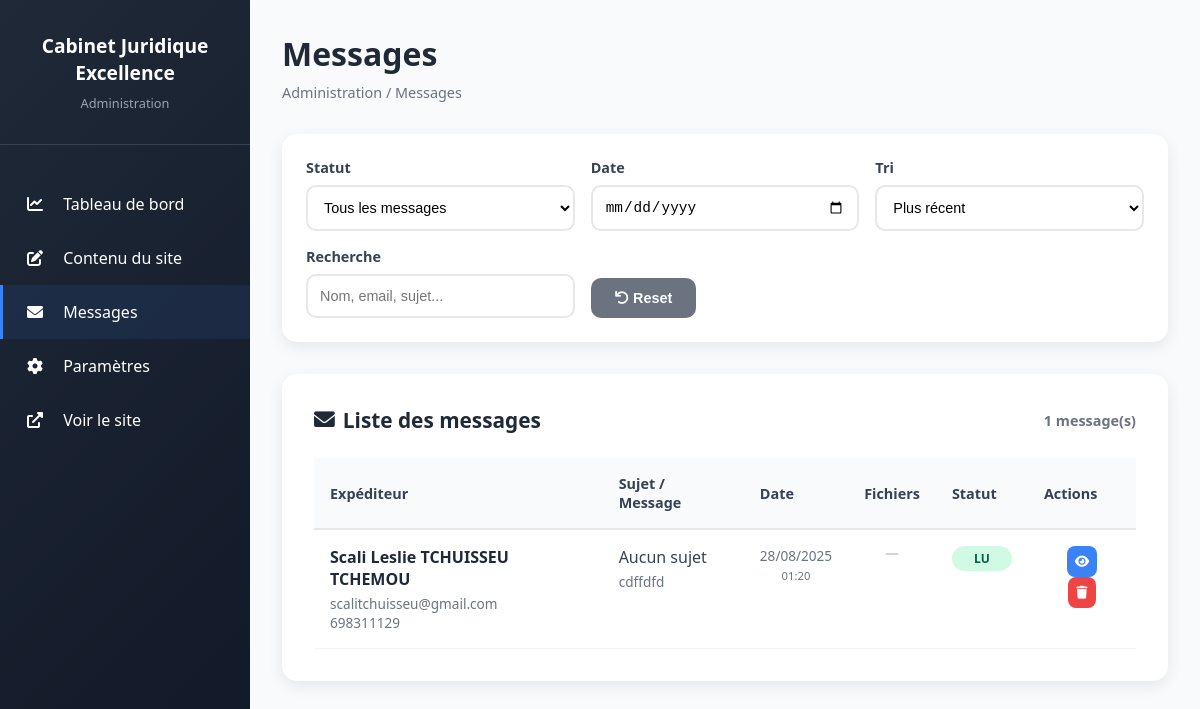
/admin/contacts (signed in), run on the app's committed database.
### tables this page shows
CREATE TABLE contacts (
                    id INTEGER PRIMARY KEY AUTOINCREMENT,
                    name VARCHAR(255) NOT NULL,
                    email VARCHAR(255) NOT NULL,
                    phone VARCHAR(50),
                    subject VARCHAR(255),
                    message TEXT NOT NULL,
                    status VARCHAR(20) DEFAULT 'new',
                    appointment_id INTEGER,
                    payment_method VARCHAR(20),
                    created_at DATETIME DEFAULT CURRENT_TIMESTAMP,
                    updated_at DATETIME DEFAULT CURRENT_TIMESTAMP,
                    FOREIGN KEY (appointment_id) REFERENCES appointments(id) ON DELETE SET NULL
                );

### controllers/AdminController.php (called while the page is built, shortened)
<?php
require_once 'includes/Database.php';
class AdminController {
    private $db;
    public function __construct() {
        $database = new Database();
        $this->db = $database->getConnection();
    }
    public function contacts() {
        try {
            $contacts = $this->db->query("
                SELECT c.*, a.status as appointment_status, s.start_time as appointment_time
                FROM contacts c
                LEFT JOIN appointments a ON c.appointment_id = a.id
                LEFT JOIN appointment_slots s ON a.slot_id = s.id
                ORDER BY c.created_at DESC
            ")->fetchAll(PDO::FETCH_ASSOC);
        } catch (PDOException $e) {
            error_log("Database error in contacts: " . $e->getMessage());
            $error = 'Erreur serveur lors du chargement des contacts.';
            include 'views/admin/error.php';
            return;
        }
        include 'views/admin/contacts.php';
    }
}
?>

### index.php (called while the page is built, shortened)
<?php
require_once INCLUDES_PATH . 'Database.php';
try {
    $database = new Database();
    $db = $database->getConnection();
    $router = new Router();
    $router->add('/', 'HomeController', 'index', 'GET');
    $router->add('/contact', 'ContactController', 'submit', 'POST');
    $router->add('/api/appointment-slots', 'ContactController', 'getAvailableSlots', 'GET');
    $router->add('/admin', 'AdminController', 'login', 'GET');
    $router->add('/admin/login', 'AdminController', 'login', 'POST');
    $router->add('/admin/dashboard', 'AdminController', 'dashboard', 'GET');
    $router->add('/admin/content', 'AdminController', 'content', 'GET');
    $router->add('/admin/content', 'AdminController', 'content', 'POST');
    $router->add('/admin/contacts', 'AdminController', 'contacts', 'GET');
    $router->add('/admin/schedule', 'AdminController', 'schedule', 'GET');
    $router->add('/admin/schedule', 'AdminController', 'schedule', 'POST');
    $router->add('/admin/settings', 'AdminController', 'settings', 'GET');
    $router->add('/admin/logout', 'AdminController', 'logout', 'GET');
    $router->add('/service/{id}', 'ServiceController', 'show', 'GET');
    $router->add('/admin/message/{id}', 'AdminController', 'messageDetail', 'GET');
    $url = $_SERVER['REQUEST_URI'];
    $url = strtok($url, '?');
    $httpMethod = $_SERVER['REQUEST_METHOD'];
    $queryParams = $_GET;
    $router->route($url, $httpMethod, $queryParams);
} catch (Exception $e) {
    error_log("Erreur d'application : " . $e->getMessage() . " à " . date('Y-m-d H:i:s'));
    http_response_code(500);
    header('Content-Type: application/json; charset=utf-8');
    echo json_encode(['success' => false, 'message' => 'Erreur serveur interne : ' . h($e->getMessage())], JSON_UNESCAPED_UNICODE);
    exit;
}
?>

### includes/Database.php (called while the page is built, shortened)
<?php
class Database {
    private $connection = null;
    public function getConnection() {
        if ($this->connection === null) {
            try {
                $this->connection = new PDO('sqlite:' . DB_NAME);
                $this->connection->setAttribute(PDO::ATTR_ERRMODE, PDO::ERRMODE_EXCEPTION);
                $this->connection->setAttribute(PDO::ATTR_DEFAULT_FETCH_MODE, PDO::FETCH_ASSOC);
                $this->connection->exec('PRAGMA foreign_keys = ON;');
                $this->connection->exec('PRAGMA journal_mode = WAL;');
                $this->connection->exec('PRAGMA synchronous = NORMAL;');
                $this->connection->exec('PRAGMA cache_size = 10000;');
                $this->connection->exec('PRAGMA temp_store = MEMORY;');
                $this->initializeTables();
            } catch (Exception $e) {
                error_log('Database Connection Error: ' . $e->getMessage());
                throw new Exception('Database connection failed: ' . $e->getMessage());
            }
        }
        return $this->connection;
    }
    private function initializeTables() {
        try {
            $this->connection->beginTransaction();
            foreach ($tables as $sql) {
                $this->connection->exec($sql);
            }
            $this->upgradeSchema();
            $this->connection->commit();
        } catch (Exception $e) {
            $this->connection->rollBack();
            error_log('Error initializing tables: ' . $e->getMessage());
            throw $e;
        }
    }
    private function upgradeSchema() {
        $columns = $this->connection->query("PRAGMA table_info(news)")->fetchAll(PDO::FETCH_ASSOC);
    }
    private function createIndexes() {
        $indexes = [
            "CREATE INDEX IF NOT EXISTS idx_contact_files_contact_id ON contact_files(contact_id)",
            "CREATE INDEX IF NOT EXISTS idx_contacts_status ON contacts(status)",
            "CREATE INDEX IF NOT EXISTS idx_contacts_created_at ON contacts(created_at)",
            "CREATE INDEX IF NOT EXISTS idx_contacts_email ON contacts(email)",
            "CREATE INDEX IF NOT EXISTS idx_contacts_appointment_id ON contacts(appointment_id)",
            "CREATE INDEX IF NOT EXISTS idx_site_content_section ON site_content(section)",
            "CREATE INDEX IF NOT EXISTS idx_services_active ON services(is_active, order_position)",
            "CREATE INDEX IF NOT EXISTS idx_team_members_active ON team_members(is_active, order_position)",
            "CREATE INDEX IF NOT EXISTS idx_news_active ON news(is_active, order_position)",
            "CREATE INDEX IF NOT EXISTS idx_events_active ON events(is_active, order_position)",
            "CREATE INDEX IF NOT EXISTS idx_appointment_slots_time ON appointment_slots(start_time, end_time)",
            "CREATE INDEX IF NOT EXISTS idx_appointments_slot_id ON appointments(slot_id)"
        ];
        foreach ($indexes as $index) {
            try {
                $this->connection->exec($index);
            } catch (PDOException $e) {
                error_log('Error creating index: ' . $e->getMessage());
                throw $e;
            }
        }
    }
}
?>

### views/admin/contacts.php (the view, shortened to what this page needs)
<!DOCTYPE html>
<html lang="fr">
<head>
    <link rel="stylesheet" href="https://cdnjs.cloudflare.com/ajax/libs/font-awesome/6.0.0/css/all.min.css">
</head>
<body>
    <div class="admin-layout">
        <aside class="sidebar">
            <div class="sidebar-header">
                <h2><?php echo defined('SITE_NAME') ? SITE_NAME : 'Cabinet Excellence'; ?></h2>
                <p>Administration</p>
            </div>
            <ul class="sidebar-nav">
                <li><a href="/admin/dashboard">
                    <i class="fas fa-chart-line"></i>
                    Tableau de bord
                </a></li>
                <li><a href="/admin/content">
                    <i class="fas fa-edit"></i>
                    Contenu du site
                </a></li>
                <li><a href="/admin/contacts" class="active">
                    <i class="fas fa-envelope"></i>
                    Messages
                </a></li>
                <li><a href="/admin/settings">
                    <i class="fas fa-cog"></i>
                    Paramètres
                </a></li>
                <li><a href="/" target="_blank">
                    <i class="fas fa-external-link-alt"></i>
                    Voir le site
                </a></li>
            </ul>
        </aside>
        <main class="main-content">
            <div class="page-header">
                <h1>Messages</h1>
                <div class="breadcrumb">Administration / Messages</div>
            </div>
            <div class="filters-bar">
                <form method="GET" id="filtersForm">
                    <div class="filters-grid">
                        <div class="filter-group">
                            <label class="filter-label">Statut</label>
                            <select name="status" class="filter-select" onchange="applyFilters()">
                                <option value="">Tous les messages</option>
                            </select>
                        </div>
                        <div class="filter-group">
                            <label class="filter-label">Date</label>
                            <input type="date" name="date" class="filter-input" value="<?php echo $_GET['date'] ?? ''; ?>" onchange="applyFilters()">
                        </div>
                        <div class="filter-group">
                            <label class="filter-label">Tri</label>
                            <select name="sort" class="filter-select" onchange="applyFilters()">
                                <option value="newest" <?php echo (isset($_GET['sort']) && $_GET['sort'] === 'newest') ? 'selected' : ''; ?>>Plus récent</option>
                            </select>
                        </div>
                        <div class="filter-group">
                            <label class="filter-label">Recherche</label>
                            <input type="text" name="search" class="filter-input" placeholder="Nom, email, sujet..." value="<?php echo $_GET['search'] ?? ''; ?>" oninput="applyFilters()">
                        </div>
                        <div class="filter-group">
                            <label class="filter-label">&nbsp;</label>
                            <div class="filter-buttons">
                                <button type="button" class="btn btn-secondary" onclick="resetFilters()">
                                    <i class="fas fa-undo"></i> Reset
                                </button>
                            </div>
                        </div>
                    </div>
                </form>
            </div>
            <div class="messages-section">
                <h2 class="section-title">
                    <i class="fas fa-envelope"></i>
                    Liste des messages
                    <span style="margin-left: auto; font-size: 0.9rem; color: #6b7280;" id="message-count">
                    </span>
                </h2>
                <?php if (empty($contacts)): ?>
                    <div class="empty-state">
                        <i class="fas fa-inbox"></i>
                        <h3>Aucun message</h3>
                        <p>Il n'y a pas de messages correspondant à vos critères.</p>
                    </div>
                <?php else: ?>
                    <div style="overflow-x: auto;">
                        <table class="messages-table" id="messages-table">
                            <thead>
                                <tr>
                                    <th>Expéditeur</th>
                                    <th>Sujet / Message</th>
                                    <th>Date</th>
                                    <th>Fichiers</th>
                                    <th>Statut</th>
                                    <th>Actions</th>
                                </tr>
                            </thead>
                            <tbody id="messages-tbody">
                                <?php foreach ($contacts as $contact): ?>
                                    <tr class="message-row"
                                        data-name="<?php echo htmlspecialchars(strtolower($contact['name'])); ?>"
                                        data-email="<?php echo htmlspecialchars(strtolower($contact['email'])); ?>"
                                        data-subject="<?php echo htmlspecialchars(strtolower($contact['subject'] ?? '')); ?>"
                                        data-message="<?php echo htmlspecialchars(strtolower($contact['message'])); ?>"
                                        data-date="<?php echo date('Y-m-d', strtotime($contact['created_at'])); ?>"
                                        data-status="<?php echo htmlspecialchars($contact['status']); ?>"
                                        data-timestamp="<?php echo strtotime($contact['created_at']); ?>">
                                        <td>
                                            <div class="message-name"><?php echo htmlspecialchars($contact['name']); ?></div>
                                            <div class="message-email"><?php echo htmlspecialchars($contact['email']); ?></div>
                                            <?php if (!empty($contact['phone'])): ?>
                                                <div class="message-email"><?php echo htmlspecialchars($contact['phone']); ?></div>
                                            <?php endif; ?>
                                        </td>
                                        <td>
                                            <div class="message-subject"><?php echo htmlspecialchars($contact['subject'] ?: 'Aucun sujet'); ?></div>
                                            <div class="message-preview"><?php echo htmlspecialchars(substr($contact['message'], 0, 100)) . (strlen($contact['message']) > 100 ? '...' : ''); ?></div>
                                        </td>
                                        <td class="message-date">
                                            <?php echo date('d/m/Y', strtotime($contact['created_at'])); ?><br>
                                            <small><?php echo date('H:i', strtotime($contact['created_at'])); ?></small>
                                        </td>
                                        <td>
                                            <div class="files-indicator">
                                                <?php
                                                $fileStmt = $this->db->prepare("SELECT COUNT(*) FROM contact_files WHERE contact_id = ?");
                                                $fileStmt->execute([$contact['id']]);
                                                $fileCount = $fileStmt->fetchColumn();
                                                ?>
                                                <?php if ($fileCount > 0): ?>
                                                    <i class="fas fa-paperclip"></i>
                                                    <span class="files-count"><?php echo $fileCount; ?></span>
                                                <?php else: ?>
                                                    <i class="fas fa-minus no-files"></i>
                                                <?php endif; ?>
                                            </div>
                                        </td>
                                        <td>
                                            <span class="status-badge <?php echo $contact['status'] === 'new' ? 'status-new' : 'status-read'; ?>">
                                                <?php echo $contact['status'] === 'new' ? 'Nouveau' : 'Lu'; ?>
                                            </span>
                                        </td>
                                        <td class="actions-cell">
                                            <button class="action-btn btn-view" onclick="event.stopPropagation(); viewMessage(<?php echo $contact['id']; ?>)" title="Voir">
                                                <i class="fas fa-eye"></i>
                                            </button>
                                            <button class="action-btn btn-delete" onclick="event.stopPropagation(); deleteMessage(<?php echo $contact['id']; ?>)" title="Supprimer">
                                                <i class="fas fa-trash"></i>
                                            </button>
                                        </td>
                                    </tr>
                                <?php endforeach; ?>
                            </tbody>
                        </table>
                    </div>
                <?php endif; ?>
            </div>
        </main>
    </div>
</body>
</html>

### data on the page
contacts: name "Scali Leslie TCHUISSEU TCHEMOU", email "scalitchuisseu@gmail.com", phone "698311129", subject "Aucun sujet", message "cdffdfd", created_at "28/08/2025", created_at "01:20", status "LU"

### other printed values
SITE_NAME "Cabinet Juridique Excellence"
